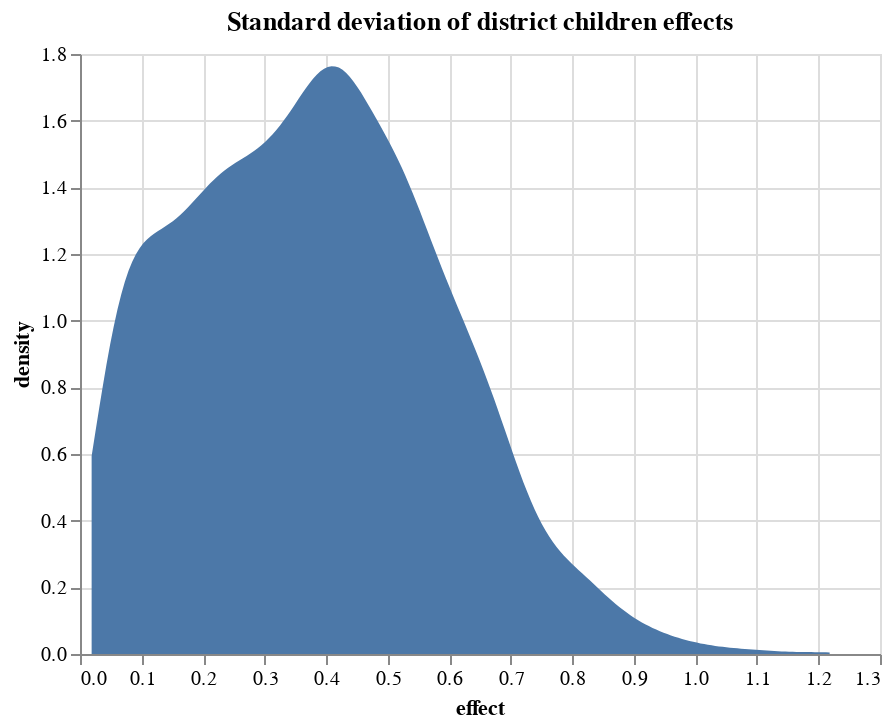

Notebook cell for this chart:
### Markdown cell above
How much do districts vary?

### Code cell
alt.Chart(
    pd.DataFrame({'district children effects' : ex3_trace_1['posterior']['L_stds'][:,:,2].to_numpy().ravel() })
).transform_density(
    'district children effects',
    as_=['effect', 'density'],
).mark_area().encode(
    x="effect:Q",
    y='density:Q',
).properties(title="Standard deviation of district children effects")

### Figure 1 — Vega-Lite specification as saved in the notebook (floating-point values rounded to 4 significant figures; data arrays with more than 128 entries replaced by an {"elided": "..."} marker saying what was removed)
{"config": {"view": {"continuousWidth": 400, "continuousHeight": 300}}, "data": {"name": "data-0c6ab96af75cc1db89490e63a52a523b"}, "mark": "area", "encoding": {"x": {"field": "effect", "type": "quantitative"}, "y": {"field": "density", "type": "quantitative"}}, "title": "Standard deviation of district children effects", "transform": [{"density": "district children effects", "as": ["effect", "density"]}], "$schema": "https://vega.github.io/schema/vega-lite/v4.17.0.json", "datasets": {"data-0c6ab96af75cc1db89490e63a52a523b": {"elided": "4000 records"}}}
